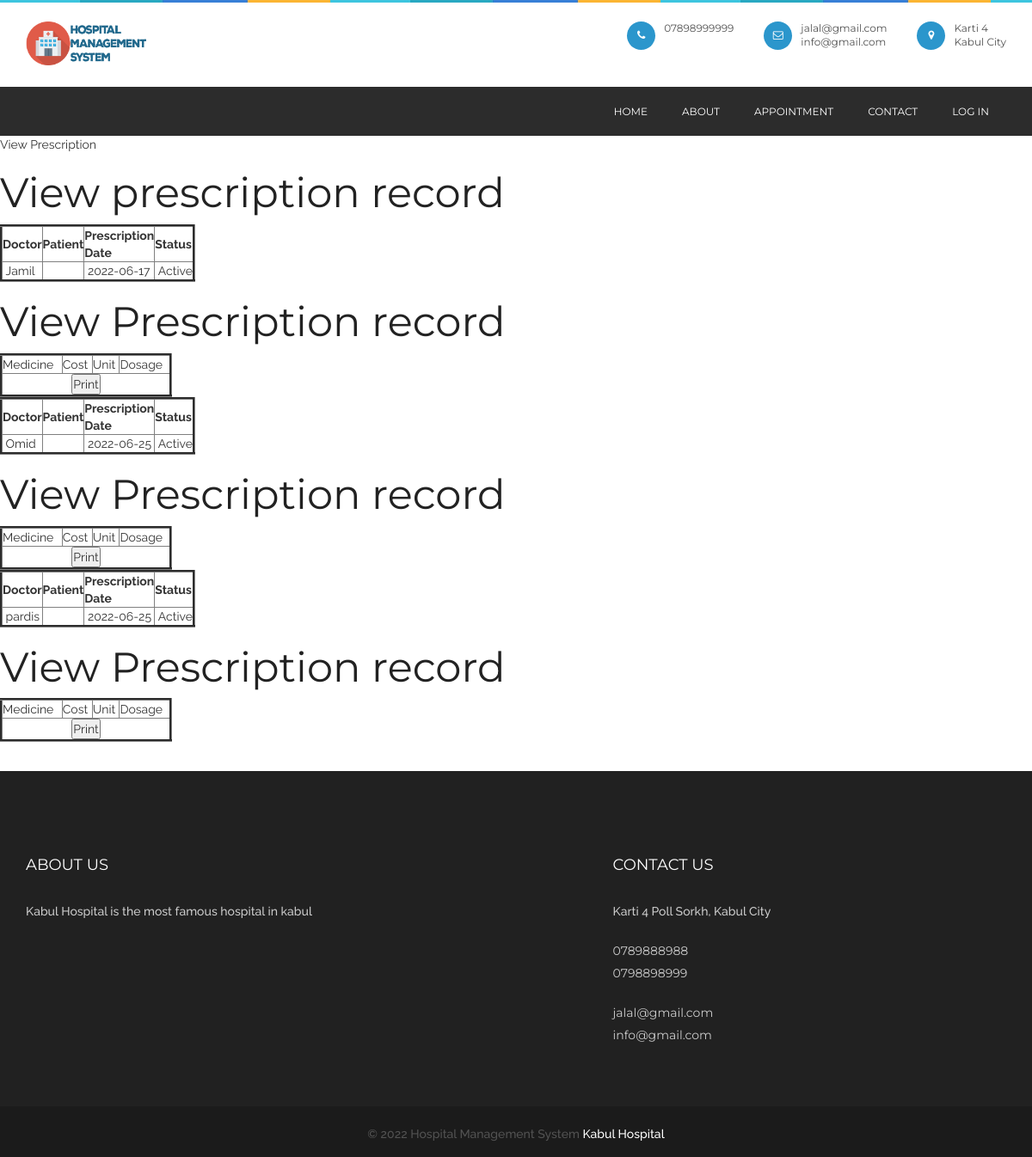
Screenshot of /viewprescription.php with the database file from the repository.
### tables this page shows
CREATE TABLE `prescription` (
  `prescriptionid` int(10) NOT NULL,
  `treatment_records_id` int(10) NOT NULL,
  `doctorid` int(10) NOT NULL,
  `patientid` int(10) NOT NULL,
  `delivery_type` varchar(10) NOT NULL COMMENT 'Delivered through appointment or online order',
  `delivery_id` int(10) NOT NULL COMMENT 'appointmentid or orderid',
  `prescriptiondate` date NOT NULL,
  `status` varchar(10) NOT NULL,
  `appointmentid` int(10) NOT NULL
);

CREATE TABLE `doctor` (
  `doctorid` int(10) NOT NULL,
  `doctorname` varchar(50) NOT NULL,
  `mobileno` varchar(15) NOT NULL,
  `departmentid` int(10) NOT NULL,
  `loginid` varchar(25) NOT NULL,
  `password` varchar(25) NOT NULL,
  `status` varchar(10) NOT NULL,
  `education` varchar(25) NOT NULL,
  `experience` float(11,1) NOT NULL,
  `consultancy_charge` float(10,2) NOT NULL
);

### viewprescription.php (the view, shortened to what this page needs)
<?php
include("header.php");
include("dbconnection.php");
?>
<div class="wrapper col2">
  <div id="breadcrumb">
    <ul>
      <li class="first">View Prescription</li></ul>
  </div>
</div>
<div class="wrapper col4">
  <div id="container">
    <h1>View prescription record</h1>
<?php
$sql ="SELECT * FROM prescription";
$qsql = mysqli_query($con,$sql);
while($rs = mysqli_fetch_array($qsql))
{
	$sqlpatient = "SELECT * FROM patient WHERE patientid='$rs[patientid]'";
	$qsqlpatient = mysqli_query($con,$sqlpatient);
	$rspatient = mysqli_fetch_array($qsqlpatient);
	$sqldoctor = "SELECT * FROM doctor WHERE doctorid='$rs[doctorid]'";
	$qsqldoctor = mysqli_query($con,$sqldoctor);
	$rsdoctor = mysqli_fetch_array($qsqldoctor);
?>
    <table width="200" border="3">
          <tbody>
            <tr>
              <td><strong>Doctor</strong></td>
              <td><strong>Patient</strong></td>
              <td><strong>Prescription Date</strong></td>
              <td><strong>Status</strong></td>
            </tr>
              <?php
            echo "<tr>
              <td>&nbsp;$rsdoctor[doctorname]</td>
              <td>&nbsp;$rspatient[patientname]</td>
               <td>&nbsp;$rs[prescriptiondate]</td>
            <td>&nbsp;$rs[status]</td>
            </tr>";
            ?>
          </tbody>
        </table>
      <h1>View Prescription record</h1>
        <table width="200" border="3">
          <tbody>
            <tr>
              <td>Medicine</td>
              <td>Cost</td>
              <td>Unit</td>
              <td>Dosage</td>
            </tr>
            <tr>
              <td colspan="6"><div align="center">
                <input type="submit" name="print" id="print" value="Print" onclick="myFunction()"/>
              </div></td>
              </tr>
          </tbody>
        </table>
<?php
}
?>        <p>&nbsp;</p>
  </div>
</div>
<?php
include("footer.php");
?>

### css/style.css (style rules this page uses)
* { margin: 0px; padding: 0px; }
body { background: #fff; font-weight: normal; position: relative; font-size: 14px; font-family: "Raleway", sans-serif; }
h1, h2, h3, h4, h5, h6 { font-weight: normal; color: #222222; font-family: "Montserrat", sans-serif; }
h1 { font-size: 48px; }
p { color: #535353; font-size: 14px; letter-spacing: 0px; line-height: 24px; font-weight: 500; text-rendering: optimizeLegibility; }

### rows the page displays
prescription: doctorid.doctorname "Jamil", prescriptiondate "2022-06-17", status "Active"
prescription: doctorid.doctorname "Omid", prescriptiondate "2022-06-25", status "Active"
prescription: doctorid.doctorname "pardis", prescriptiondate "2022-06-25", status "Active"
